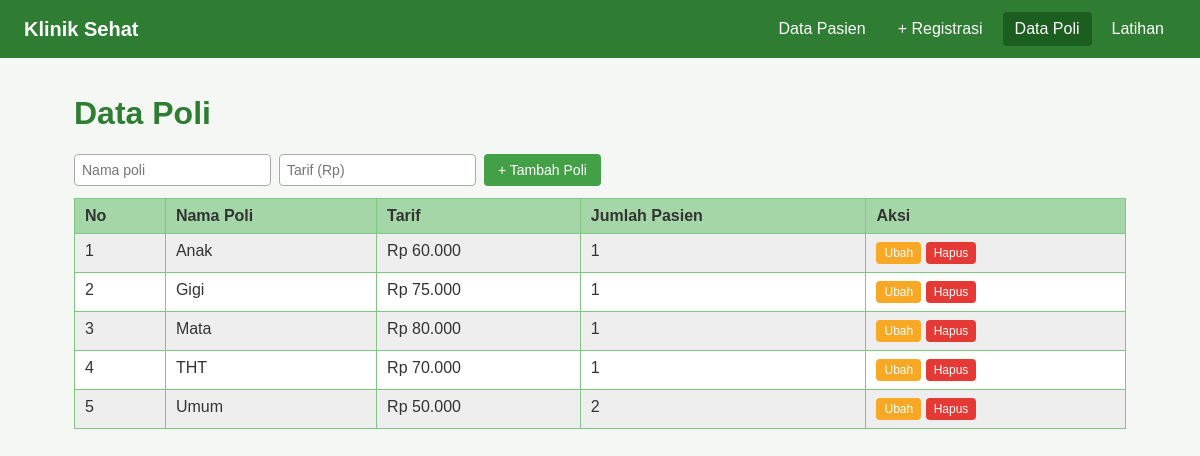
The app's page /poli.php with its own data.
### tables this page shows
CREATE TABLE poli (
    id        INT AUTO_INCREMENT PRIMARY KEY,
    nama_poli VARCHAR(50) NOT NULL UNIQUE,
    tarif     INT NOT NULL DEFAULT 0
);

### fungsi.php (called while the page is built, shortened)
<?php
function formatRupiah($angka)
{
    return "Rp " . number_format($angka, 0, ",", ".");
}
?>

### poli.php (the view, shortened to what this page needs)
<?php
include "koneksi.php";
include "fungsi.php";
$nama_poli = "";
$tarif     = "";
$edit_id   = 0;
$sql = "SELECT po.*, COUNT(p.id) AS jumlah_pasien
        FROM poli po
        LEFT JOIN pasien p ON p.poli_id = po.id
        GROUP BY po.id
        ORDER BY po.nama_poli";
$result = $conn->query($sql);
?>
<!DOCTYPE html>
<html lang="id">
<head>
    <link rel="stylesheet" href="style.css">
</head>
<body>
    <nav class="navbar">
        <span class="logo">Klinik Sehat</span>
        <a href="index.php">Data Pasien</a>
        <a href="tambah.php">+ Registrasi</a>
        <a href="poli.php" class="aktif">Data Poli</a>
        <a href="latihan.php">Latihan</a>
    </nav>
    <div class="container">
        <h1>Data Poli</h1>
        <form action="poli.php" method="post" class="form-cari">
            <input type="text" name="nama_poli" placeholder="Nama poli" required maxlength="50"
                   value="<?php echo htmlspecialchars($nama_poli); ?>">
            <input type="number" name="tarif" placeholder="Tarif (Rp)" required min="0"
                   value="<?php echo htmlspecialchars($tarif); ?>">
            <?php if ($edit_id > 0) { ?>
                <button type="submit" class="btn-kuning">Simpan Perubahan</button>
                <a href="poli.php" class="btn btn-abu">Batal</a>
            <?php } else { ?>
                <button type="submit">+ Tambah Poli</button>
            <?php } ?>
        </form>
        <table>
            <tr>
                <th>No</th>
                <th>Nama Poli</th>
                <th>Tarif</th>
                <th>Jumlah Pasien</th>
                <th>Aksi</th>
            </tr>
            <?php
            $no = 1;
            while ($row = $result->fetch_assoc()) {
            ?>
                <tr>
                    <td><?php echo $no++; ?></td>
                    <td><?php echo htmlspecialchars($row["nama_poli"]); ?></td>
                    <td><?php echo formatRupiah($row["tarif"]); ?></td>
                    <td><?php echo $row["jumlah_pasien"]; ?></td>
                    <td class="aksi">
                        <a href="poli.php?edit=<?php echo $row["id"]; ?>" class="btn btn-kecil btn-kuning">Ubah</a>
                        <form action="poli.php" method="post" class="inline"
                              onsubmit="return confirm('Hapus poli <?php echo htmlspecialchars($row["nama_poli"], ENT_QUOTES); ?>?');">
                            <button type="submit" class="btn-kecil btn-merah">Hapus</button>
                        </form>
                    </td>
                </tr>
            <?php } ?>
        </table>
    </div>
</body>
</html>

### style.css (style rules this page uses)
* { box-sizing: border-box; }
body { margin: 0; font-family: Arial, Helvetica, sans-serif; background-color: #F5F7F5; color: #333; }
h1, h2, h3 { color: #2E7D32; }
.navbar { display: flex; align-items: center; gap: 8px; padding: 12px 24px; background-color: #2E7D32; }
.navbar .logo { color: white; font-weight: bold; font-size: 20px; margin-right: auto; }
.navbar a { color: white; text-decoration: none; padding: 8px 12px; border-radius: 4px; }
.navbar a:hover, .navbar a.aktif { background-color: #1B5E20; }
.container { max-width: 1100px; margin: 0 auto; padding: 16px 24px 40px; }
table { width: 100%; border-collapse: collapse; background: white; margin-bottom: 16px; }
th, td { border: 1px solid #81C784; padding: 8px 10px; text-align: left; vertical-align: top; }
th { background-color: #A5D6A7; }
tr:nth-child(even) { background-color: #EEE; }
td.aksi { white-space: nowrap; }
input[type="text"], input[type="email"], input[type="password"], input[type="number"], input[type="date"], select, textarea { padding: 7px; border: 1px solid #aaa; border-radius: 4px; font-size: 14px; width: 280px; max-width: 100%; }
button, .btn { display: inline-block; padding: 8px 14px; border: none; border-radius: 4px; background-color: #43A047; color: white; font-size: 14px; text-decoration: none; cursor: pointer; }
.btn-kecil { padding: 4px 8px; font-size: 12px; }
.btn-kuning { background-color: #F9A825; }
.btn-merah { background-color: #E53935; }
form.inline { display: inline; }
.form-cari { display: flex; flex-wrap: wrap; gap: 8px; margin-bottom: 12px; }
.form-cari input, .form-cari select { width: auto; }

### records on screen
poli: nama_poli "Anak", tarif "Rp 60.000", jumlah_pasien "1"
poli: nama_poli "Gigi", tarif "Rp 75.000", jumlah_pasien "1"
poli: nama_poli "Mata", tarif "Rp 80.000", jumlah_pasien "1"
poli: nama_poli "THT", tarif "Rp 70.000", jumlah_pasien "1"
poli: nama_poli "Umum", tarif "Rp 50.000", jumlah_pasien "2"
